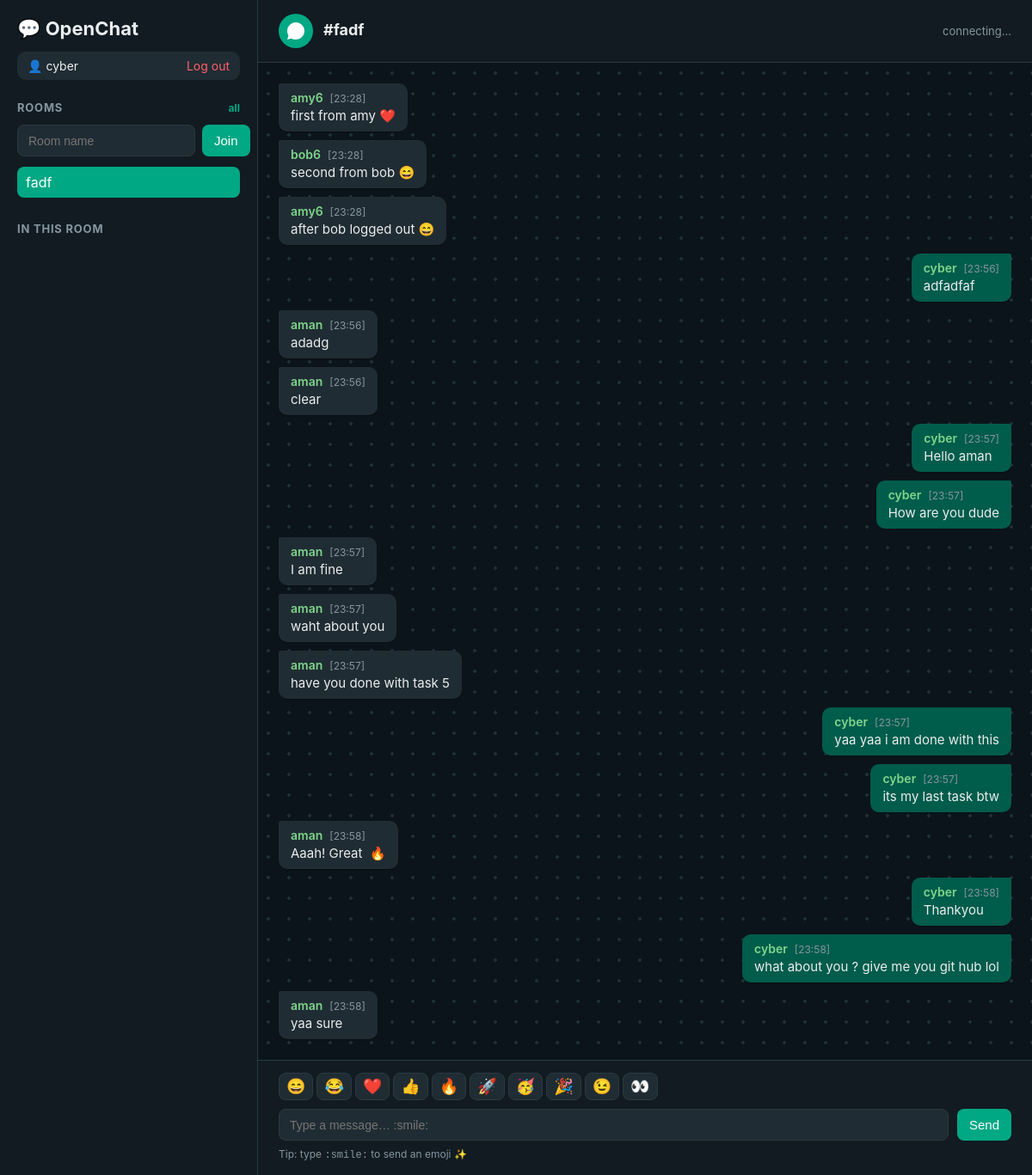
Page /room/fadf (signed in) on the committed database.
### tables this page shows
CREATE TABLE rooms (
                id INTEGER PRIMARY KEY AUTOINCREMENT,
                name TEXT UNIQUE NOT NULL,
                created_by INTEGER,
                created_at TEXT DEFAULT (datetime('now'))
            );

CREATE TABLE messages (
                id INTEGER PRIMARY KEY AUTOINCREMENT,
                room_id INTEGER NOT NULL,
                user_id INTEGER NOT NULL,
                username TEXT NOT NULL,
                content TEXT NOT NULL,
                emoji_rendered TEXT,
                created_at TEXT DEFAULT (strftime('%Y-%m-%dT%H:%M:%S','now','localtime')),
                FOREIGN KEY (room_id) REFERENCES rooms(id),
                FOREIGN KEY (user_id) REFERENCES users(id)
            );

### app.py (the view)
@app.route("/room/<name>")
@login_required
def room_page(name):
    user_id = session.get("user_id")
    room = database.get_or_create_room(name, user_id)
    if room is None:
        flash("Room names cannot be empty.", "error")
        return redirect(url_for("index"))
    history = database.get_message_history(room["id"])
    rooms = database.list_rooms()
    return render_template(
        "chat.html",
        username=current_username(),
        room=room["name"],
        room_id=room["id"],
        history=history,
        rooms=rooms,
    )

### app.py (called while the page is built)
def current_username():
    return session.get("username")

def login_required(fn):
    @functools.wraps(fn)
    def wrapper(*args, **kwargs):
        if current_username() is None:
            return redirect(url_for("login"))
        return fn(*args, **kwargs)
    return wrapper

### database.py (called while the page is built, shortened)
def get_connection():
    conn = sqlite3.connect(DB_PATH, timeout=10)
    conn.row_factory = sqlite3.Row
    conn.execute("PRAGMA journal_mode=WAL")
    conn.execute("PRAGMA busy_timeout=10000")
    return conn

def get_or_create_room(name, user_id):
    name = name.strip()
    if not name:
        return None
    conn = get_connection()
    try:
        room = conn.execute(
            "SELECT * FROM rooms WHERE name = ?", (name,)
        ).fetchone()
        if room:
            return room
    finally:
        conn.close()

def list_rooms():
    conn = get_connection()
    try:
        rows = conn.execute(
            """
            SELECT r.id, r.name,
                   (SELECT COUNT(*) FROM messages m
                     WHERE m.room_id = r.id) AS message_count
            FROM rooms r
            ORDER BY r.name
            """
        ).fetchall()
        return [dict(row) for row in rows]
    finally:
        conn.close()

def get_message_history(room_id, limit=100):
    conn = get_connection()
    try:
        rows = conn.execute(
            """
            SELECT id, username, content, emoji_rendered, created_at
            FROM messages
            WHERE room_id = ?
            ORDER BY id
            LIMIT ?
            """,
            (room_id, limit),
        ).fetchall()
        return [dict(row) for row in rows]
    finally:
        conn.close()

### templates/chat.html (shortened to what this page needs)
<!DOCTYPE html>
<html lang="en">
<head>
    <link rel="stylesheet" href="{{ url_for('static', filename='style.css') }}">
</head>
<body data-room="{{ room }}" data-username="{{ username }}">
    <div class="chat-layout">
        <aside class="sidebar">
            <div class="sidebar-head">
                <h1>💬 OpenChat</h1>
                <div class="user-chip">
                    <span>👤 {{ username }}</span>
                    <a class="logout" href="{{ url_for('logout') }}">Log out</a>
                </div>
            </div>
            <section class="rooms-panel">
                <h2>Rooms <a class="home-link" href="{{ url_for('index') }}">all</a></h2>
                <form class="join-form" method="get" onsubmit="enterRoom(event)">
                    <input id="room-input" type="text" placeholder="Room name" required>
                    <button type="submit">Join</button>
                </form>
                <ul class="room-list">
                    {% for r in rooms %}
                        <li class="{{ 'active' if r.name == room }}">
                            <a href="{{ url_for('room_page', name=r.name) }}">{{ r.name }}</a>
                        </li>
                    {% endfor %}
                </ul>
            </section>
            <section class="presence-panel">
                <h2>In this room</h2>
            </section>
        </aside>
        <main class="chat-main">
            <header class="chat-header">
                <h2>#{{ room }}</h2>
                <span class="conn-status" id="conn-status">connecting…</span>
            </header>
            <div class="messages" id="messages">
                {% for m in history %}
                    <div class="msg {{ 'mine' if m.username == username }}"
                         data-username="{{ m.username }}">
                        <div class="msg-meta">
                            <span class="msg-name">{{ m.username }}</span>
                            <span class="msg-time">[{{ m.created_at[11:16] if m.created_at else '' }}]</span>
                        </div>
                        <div class="msg-text">{{ m.emoji_rendered or m.content }}</div>
                    </div>
                {% endfor %}
            </div>
            <footer class="composer">
                <div class="emoji-row" id="emoji-row"></div>
                <form class="composer-form" onsubmit="sendMessage(event)">
                    <input id="message-input" type="text" placeholder="Type a message… :smile:" autocomplete="off">
                    <button type="submit">Send</button>
                </form>
                <div class="composer-hint">Tip: type <code>:smile:</code> to send an emoji ✨</div>
            </footer>
        </main>
    </div>
</body>
</html>

### static/style.css (style rules this page uses)
:root { --bg: #0b141a; --panel: #111b21; --panel-2: #202c33; --accent: #00a884; --accent-2: #7fd68b; --text: #e9edef; --muted: #8696a0; --danger: #ff5f6d; --border: #2a3942; --mine-bg: #005c4b; --outgoing: #005c4b; --incoming: #202c33; }
* { box-sizing: border-box; }
body { margin: 0; font-family: -apple-system, BlinkMacSystemFont, "Segoe UI", Roboto, Helvetica, Arial, sans-serif; background: var(--bg); color: var(--text); height: 100vh; }
a { color: var(--accent); text-decoration: none; }
.auth-card button, .composer button, .join-form button { padding: 10px 14px; border: none; border-radius: 8px; background: var(--accent); color: #fff; font-size: 15px; cursor: pointer; }
.index-layout, .chat-layout { display: grid; grid-template-columns: 300px 1fr; height: 100vh; }
.sidebar { background: var(--panel); border-right: 1px solid var(--border); padding: 20px; display: flex; flex-direction: column; gap: 24px; overflow-y: auto; }
.sidebar-head h1 { margin: 0; font-size: 22px; }
.user-chip { display: flex; align-items: center; justify-content: space-between; background: var(--panel-2); border-radius: 10px; padding: 8px 12px; margin-top: 14px; font-size: 14px; }
.logout { color: var(--danger); }
.rooms-panel h2, .presence-panel h2 { font-size: 13px; text-transform: uppercase; letter-spacing: .06em; color: var(--muted); margin: 0 0 12px; display: flex; align-items: center; justify-content: space-between; }
.home-link { font-size: 12px; text-transform: none; letter-spacing: 0; }
.join-form { display: flex; gap: 8px; margin-bottom: 12px; }
.join-form input, .composer-form input { flex: 1; padding: 9px 12px; border-radius: 8px; border: 1px solid var(--border); background: var(--panel-2); color: var(--text); font-size: 14px; }
.room-list { list-style: none; margin: 0; padding: 0; }
.room-list li { display: flex; align-items: center; justify-content: space-between; padding: 8px 10px; border-radius: 8px; margin-bottom: 4px; }
.room-list li.active { background: var(--accent); }
.room-list li.active a { color: #fff; }
.chat-main { display: flex; flex-direction: column; height: 100vh; min-width: 0; }
.chat-header { display: flex; align-items: center; justify-content: space-between; padding: 16px 24px; border-bottom: 1px solid var(--border); background: var(--panel); }
.chat-header h2 { margin: 0; font-size: 18px; }
.chat-header h2::before { content: ""; display: inline-block; width: 40px; height: 40px; border-radius: 50%; background: var(--accent); margin-right: 12px; vertical-align: middle; background-repeat: no-repeat; background-position: center; background-size: 60%; }
.conn-status { font-size: 13px; color: var(--muted); }
.messages { flex: 1; overflow-y: auto; padding: 24px; display: flex; flex-direction: column; gap: 10px; background-color: #0b141a; background-image: radial-gradient(#1f2f38 2px, transparent 2px); background-size: 24px 24px; }
.msg { max-width: 70%; background: var(--incoming); border-radius: 10px; box-shadow: 0 1px 1px rgba(0,0,0,.25); padding: 8px 14px; align-self: flex-start; border-top-left-radius: 2px; }
.msg.mine { background: var(--outgoing); align-self: flex-end; border-top-left-radius: 10px; border-top-right-radius: 2px; }
.msg-meta { display: flex; gap: 8px; align-items: baseline; margin-bottom: 2px; }
.msg-name { font-weight: 600; font-size: 14px; color: var(--accent-2); }
.msg-time { font-size: 12px; color: var(--muted); }
.msg-text { font-size: 15px; line-height: 1.4; word-wrap: break-word; white-space: pre-wrap; }
.composer { border-top: 1px solid var(--border); background: var(--panel); padding: 14px 24px 16px; }
.composer-form { display: flex; gap: 10px; }
.composer button { background: var(--accent); }
.composer-hint { color: var(--muted); font-size: 12px; margin-top: 8px; }
.emoji-row { display: flex; flex-wrap: wrap; gap: 4px; margin-bottom: 10px; min-height: 0; }

### rows in the picture
rooms: name "fadf"
messages: username "amy6", created_at "23:28", emoji_rendered "first from amy ❤️"
messages: username "bob6", created_at "23:28", emoji_rendered "second from bob 😄"
messages: username "amy6", created_at "23:28", emoji_rendered "after bob logged out 😄"
messages: username "cyber", created_at "23:56", emoji_rendered "adfadfaf"
messages: username "aman", created_at "23:56", emoji_rendered "adadg"
messages: username "aman", created_at "23:56", emoji_rendered "clear"
messages: username "cyber", created_at "23:57", emoji_rendered "Hello aman"
messages: username "cyber", created_at "23:57", emoji_rendered "How are you dude"
messages: username "aman", created_at "23:57", emoji_rendered "I am fine"
messages: username "aman", created_at "23:57", emoji_rendered "waht about you"
messages: username "aman", created_at "23:57", emoji_rendered "have you done with task 5"
messages: username "cyber", created_at "23:57", emoji_rendered "yaa yaa i am done with this"
messages: username "cyber", created_at "23:57", emoji_rendered "its my last task btw"
messages: username "aman", created_at "23:58", emoji_rendered "Aaah! Great 🔥"
messages: username "cyber", created_at "23:58", emoji_rendered "Thankyou"
messages: username "cyber", created_at "23:58", emoji_rendered "what about you ? give me you git hub lol"
messages: username "aman", created_at "23:58", emoji_rendered "yaa sure"

### other values in the picture
{{ username }} "cyber"
